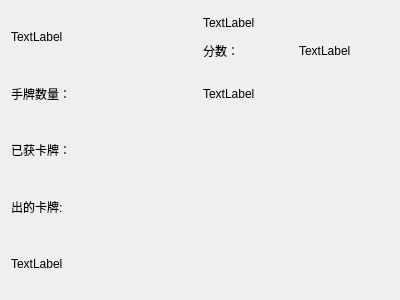
<?xml version="1.0" encoding="UTF-8"?>
<ui version="4.0">
 <class>PlayerArea</class>
 <widget class="QWidget" name="PlayerArea">
  <property name="geometry">
   <rect>
    <x>0</x>
    <y>0</y>
    <width>400</width>
    <height>300</height>
   </rect>
  </property>
  <property name="windowTitle">
   <string>Form</string>
  </property>
  <layout class="QGridLayout" name="gridLayout">
   <item row="0" column="0">
    <layout class="QHBoxLayout" name="horizontalLayout_2">
     <item>
      <widget class="QLabel" name="labelAvatar">
       <property name="text">
        <string>TextLabel</string>
       </property>
      </widget>
     </item>
     <item>
      <layout class="QVBoxLayout" name="verticalLayout">
       <item>
        <widget class="QLabel" name="labelName">
         <property name="text">
          <string>TextLabel</string>
         </property>
        </widget>
       </item>
       <item>
        <layout class="QHBoxLayout" name="horizontalLayout">
         <item>
          <widget class="QLabel" name="label_3">
           <property name="text">
            <string>分数：</string>
           </property>
          </widget>
         </item>
         <item>
          <widget class="QLabel" name="labelScore">
           <property name="text">
            <string>TextLabel</string>
           </property>
          </widget>
         </item>
        </layout>
       </item>
      </layout>
     </item>
    </layout>
   </item>
   <item row="1" column="0">
    <layout class="QHBoxLayout" name="horizontalLayout_3">
     <item>
      <widget class="QLabel" name="label_5">
       <property name="text">
        <string>手牌数量：</string>
       </property>
      </widget>
     </item>
     <item>
      <widget class="QLabel" name="labelCardCount">
       <property name="text">
        <string>TextLabel</string>
       </property>
      </widget>
     </item>
    </layout>
   </item>
   <item row="2" column="0">
    <layout class="QHBoxLayout" name="horizontalLayout_4">
     <item>
      <widget class="QLabel" name="label_7">
       <property name="text">
        <string>已获卡牌：</string>
       </property>
      </widget>
     </item>
     <item>
      <widget class="QWidget" name="widgetAcquiredCard" native="true"/>
     </item>
    </layout>
   </item>
   <item row="3" column="0">
    <layout class="QHBoxLayout" name="horizontalLayout_5">
     <item>
      <widget class="QLabel" name="label_8">
       <property name="text">
        <string>出的卡牌:</string>
       </property>
      </widget>
     </item>
     <item>
      <widget class="QWidget" name="widgetOutCard" native="true"/>
     </item>
    </layout>
   </item>
   <item row="4" column="0">
    <widget class="QLabel" name="labelCountdown">
     <property name="text">
      <string>TextLabel</string>
     </property>
    </widget>
   </item>
  </layout>
 </widget>
 <resources/>
 <connections/>
</ui>
